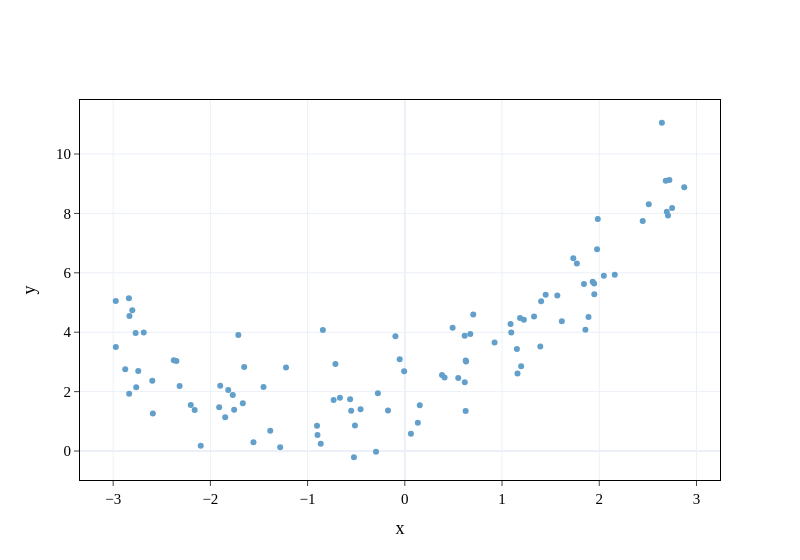

The code cell stored with this chart in its notebook:
### Code cell
# Plotting stuff

x_space = np.linspace(-3,3,1000)
fig = go.Figure(data=go.Scatter(
    y = y.reshape(-1),
    x=X.reshape(-1),
    mode='markers',
    marker_color=color2,showlegend=False
))
fig.update_layout(template=plotly_template, width=800, height=600)
fig.update_layout(
    xaxis=dict(mirror=True,
    ticks='outside',
    showline=True),
    yaxis=dict(mirror=True,
    ticks='outside',
    showline=True),
    autosize=True)
fig.update_xaxes(showline=True, linewidth=1., linecolor='black',title='x')
fig.update_yaxes(showline=True, linewidth=1., linecolor='black',title= 'y')
fig.show()
